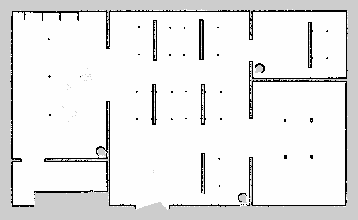
//> input picture ros2_ws/src/maps/gen_map.pgm, 358 x 220 px
$ ./overlay_map_node   (built with g++ and OpenCV 4)
//> lines starting //> are read from the running program, lines starting //| are printed output that depends on the picture; after the words box and inside, x2 and y2 are one past the last pixel; in counts of white or black regions, pixels touching at a corner belong together
#include <opencv2/opencv.hpp>
#include <iostream>
#include <algorithm>

int main() {
    // Load the SLAM map (grayscale) and Gazebo world map (color)
    cv::Mat slam_map = cv::imread("/home/student/ros2_ws/src/maps/gen_map.pgm", cv::IMREAD_GRAYSCALE);
//> slam_map is the input picture: 220 rows x 358 cols, CV_8UC1; min 0, max 254, mean 233
    cv::Mat gazebo_map = cv::imread("/home/student/ros2_ws/src/maps/map.pgm", cv::IMREAD_COLOR);
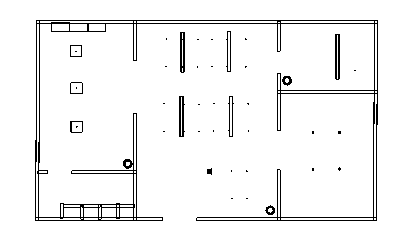
//> input picture ros2_ws/src/maps/map.pgm, 411 x 247 px
//> gazebo_map is the input picture: 247 rows x 411 cols, CV_8UC3; 95.5% white; black in thin lines or dots, all inside (x1, y1, x2, y2) = (35, 20, 378, 221)

    // Check if the images are loaded successfully
    if (slam_map.empty()) {
        std::cerr << "Error: Could not load SLAM map." << std::endl;
        return -1;
    }
    if (gazebo_map.empty()) {
        std::cerr << "Error: Could not load Gazebo world map." << std::endl;
        return -1;
    }

    // Display the dimensions of the maps
    //std::cout << "SLAM Map Dimensions: " << slam_map.cols << "x" << slam_map.rows << " (Width x Height)" << std::endl;
    //std::cout << "Gazebo Map Dimensions: " << gazebo_map.cols << "x" << gazebo_map.rows << " (Width x Height)" << std::endl;

    // Determine the maximum dimensions of the canvas
    int max_width = std::max(slam_map.cols, gazebo_map.cols);
//> max_width = 411
    int max_height = std::max(slam_map.rows, gazebo_map.rows);
//> max_height = 247

    // Create a canvas of the maximum size (white background)
    cv::Mat canvas(max_height, max_width, CV_8UC3, cv::Scalar(255, 255, 255));

    // Convert the grayscale SLAM map to 3-channel
    cv::Mat slam_map_color;
    cv::cvtColor(slam_map, slam_map_color, cv::COLOR_GRAY2BGR);

    // Calculate the center positions for both maps
    int slam_center_x = canvas.cols / 2 - slam_map.cols / 2;
//> slam_center_x = 26
    int slam_center_y = canvas.rows / 2 - slam_map.rows / 2;
//> slam_center_y = 13

    int gazebo_center_x = canvas.cols / 2 - gazebo_map.cols / 2;
//> gazebo_center_x = 0
    int gazebo_center_y = canvas.rows / 2 - gazebo_map.rows / 2;
//> gazebo_center_y = 0

    // Adjust the offsets if you want to shift the maps around
    int slam_offset_x = 0;
    int slam_offset_y = 0;

    int gazebo_offset_x = 0;
    int gazebo_offset_y = 0;

    // Apply the offsets
    slam_center_x += slam_offset_x;
    slam_center_y += slam_offset_y;

    gazebo_center_x += gazebo_offset_x;
    gazebo_center_y += gazebo_offset_y;

    // Ensure the regions are within canvas bounds
    slam_center_x = std::max(0, slam_center_x);
    slam_center_y = std::max(0, slam_center_y);

    gazebo_center_x = std::max(0, gazebo_center_x);
    gazebo_center_y = std::max(0, gazebo_center_y);

    // Create ROI (Region of Interest) for each map
    cv::Rect slam_roi(slam_center_x, slam_center_y, slam_map.cols, slam_map.rows);
//> slam_roi = Rect(26, 13, 358, 220)
    cv::Rect gazebo_roi(gazebo_center_x, gazebo_center_y, gazebo_map.cols, gazebo_map.rows);
//> gazebo_roi = Rect(0, 0, 411, 247)

    // Copy the Gazebo map onto the canvas
    gazebo_map.copyTo(canvas(gazebo_roi));

    // Overlay the SLAM map on the canvas with transparency
    double alpha = 0.5; // transparency factor (0.0 - 1.0)
    cv::addWeighted(canvas(slam_roi),
                    1 - alpha,
                    slam_map_color,
                    alpha,
                    0.0,
                    canvas(slam_roi));
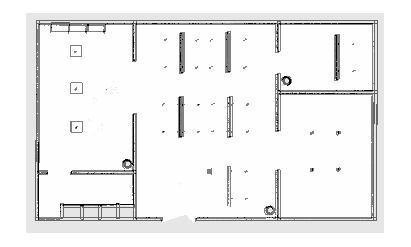
//> canvas: 247 rows x 411 cols, CV_8UC3; min 0, max 255, mean 240.4

    // Display the result
    cv::imshow("Overlaid Map", canvas);
    cv::waitKey(0); // Wait for a key press before closing the window

    // Save the overlaid map to a file
    //cv::imwrite("/home/student/ros2_ws/src/maps/overlaid_map.pgm", canvas);

    return 0;
}
